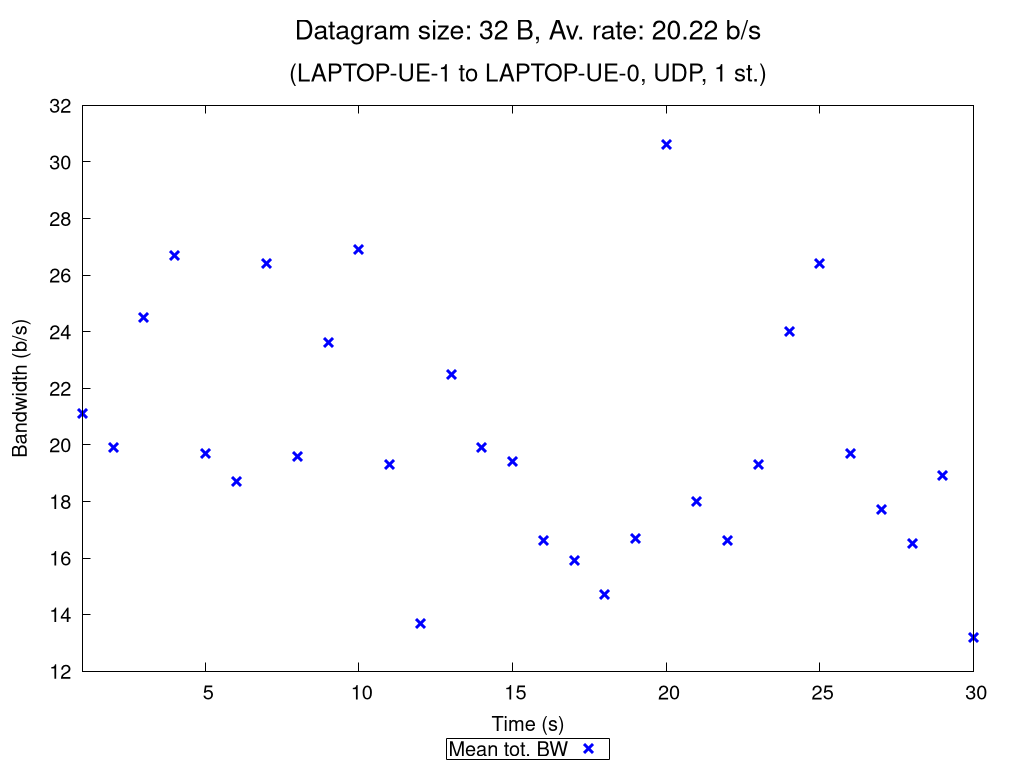

Write the gnuplot code that produced this figure.
set terminal pngcairo nocrop enhanced size 1024,768 font "Verdana,15"
set output "UDP_1_st_2020_10_13_12-45-41_two2one_00032B.png"

set title "{/=20 Datagram size: 32 B, Av. rate: 20.22 b/s}\n\n{/=18 (LAPTOP-UE-1 to LAPTOP-UE-0, UDP, 1 st.)}"

set xlabel "Time (s)"
set ylabel "Bandwidth (b/s)"
set ytics nomirror
set key bmargin center horizontal box samplen 1 width -1
set bmargin 4.6
set rmargin 4.5

rf = 1.0  # rate factor
set style fill transparent solid 0.2 noborder
set autoscale xfix
plot "UDP_1_st_2020_10_13_12-45-41_two2one_00032B_iperf_processed.dat" using 1:($2/rf-$3/rf):($2/rf+$3/rf) with filledcurves lc rgb "blue" notitle, \
     "" using 1:($2/rf) with points pt 2 ps 1.5 lw 3 lc rgb "blue" title "Mean tot. BW", \
